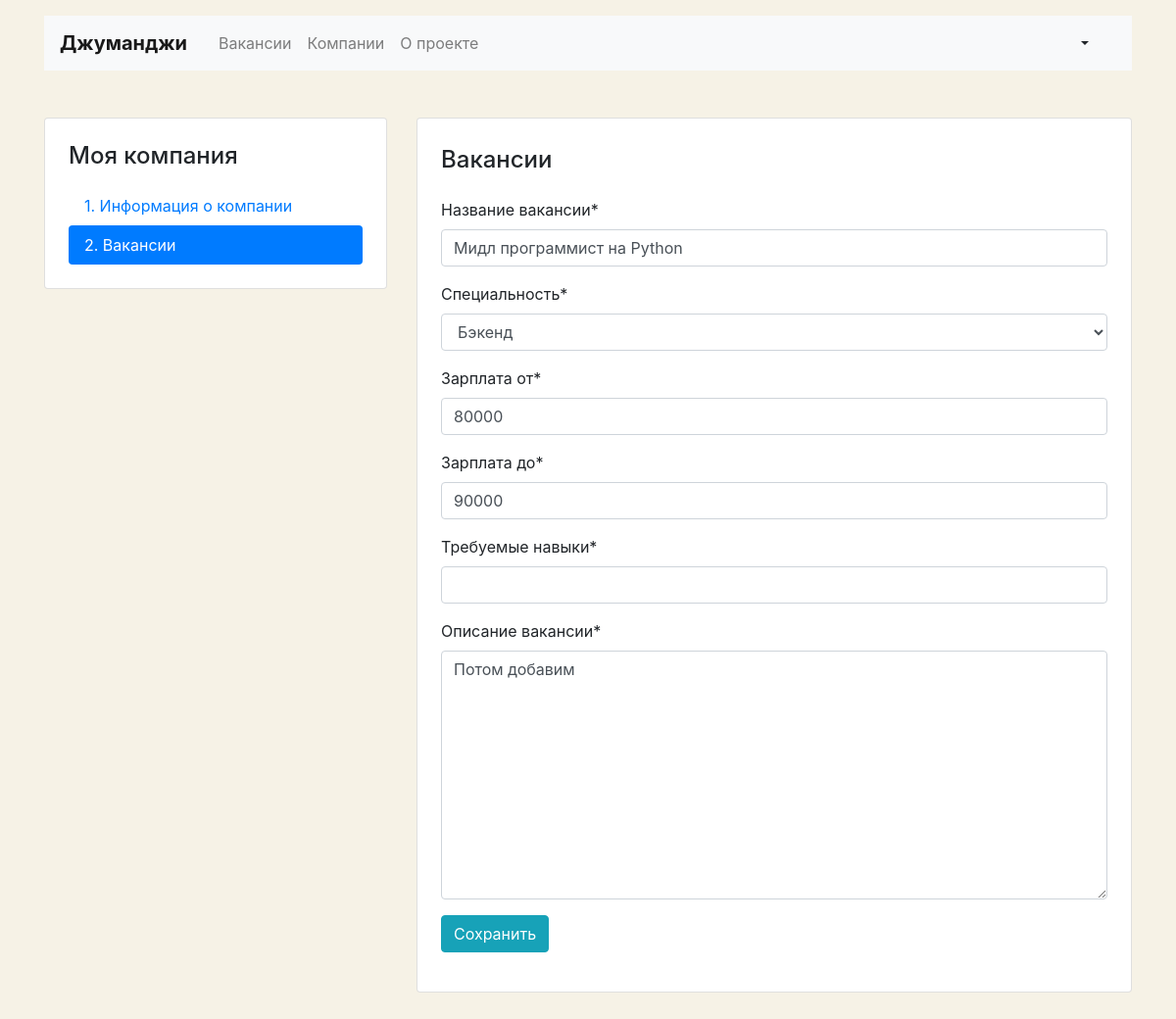
/mycompany/vacancies/4/ (signed in), run on the app's committed database.
### app_vacancy/models.py (models this page shows, shortened)
class Vacancy(models.Model):
    title = models.CharField(max_length=120, verbose_name='Название вакансии')
    specialty = models.ForeignKey(Specialty, on_delete=models.CASCADE, related_name="vacancies",
                                  verbose_name='Специальность')
    company = models.ForeignKey(Company, on_delete=models.CASCADE, related_name="vacancies")
    skills = models.CharField(max_length=120, verbose_name='Требуемые навыки')
    description = models.TextField(verbose_name='Описание вакансии')
    salary_min = models.PositiveIntegerField(verbose_name='Зарплата от')
    salary_max = models.PositiveIntegerField(verbose_name='Зарплата до')
    published_at = models.DateField(default=date.today)

class Specialty(models.Model):
    code = models.CharField(max_length=80, unique=True)
    title = models.CharField(max_length=120)
    picture = models.ImageField(
        upload_to=settings.MEDIA_SPECIALITY_IMAGE_DIR,
        height_field='height_field',
        width_field='width_field'
    )
    height_field = models.PositiveIntegerField(default=0)
    width_field = models.PositiveIntegerField(default=0)

### app_company/views.py (the view, shortened to what this page needs)
# urls.py: path('vacancies/<int:vacancy_id>/', MyVacancyView.as_view(), name='my_vacancy'),
class MyVacancyView(LoginRequiredMixin, View):
    def get(self, request, vacancy_id, *args, **kwargs):
        try:
            company = request.user.company
        except Company.DoesNotExist:
            return redirect('my_company')
        vacancy = get_object_or_404(Vacancy, company=company, id=vacancy_id)
        form = VacancyForm(instance=vacancy)
        applications = Application.objects.filter(vacancy__id=vacancy_id)
        return render(request, 'vacancy_edit.html', context={
            'form': form,
            'applications': applications,
        })

### app_home/forms.py
class VacancyForm(ModelForm):
    class Meta:
        model = Vacancy
        fields = ['title', 'specialty', 'salary_min', 'salary_max', 'skills', 'description']
        field_classes = {
            'specialty': MySpecialtyChoiceField,
        }

### app_home/context_processors.py (called while the page is built)
def my_pages(request):
    if request.path.startswith('/mycompany/vacanc'):
        back = True
        vacancy = True
        company = False
    elif request.path.startswith('/mycompan'):
        back = True
        vacancy = False
        company = True
    elif request.path.startswith('/my'):
        back = True
        vacancy = False
        company = False
    else:
        back = False
        vacancy = False
        company = False
    return {
        'my_page': back,
        'my_company_page': company,
        'my_vacancy_page': vacancy
    }

### app_home/forms.py (called while the page is built)
    def label_from_instance(self, obj):
        return obj.title

### templates/vacancy_edit.html (shortened to what this page needs)
{% extends "base.html" %}
{% block content %}
  <div class="row mt-5">
    {% include 'base_user_menu.html' %}
    <div class="col-12 col-lg-8">
      <div class="card">
        <div class="card-body px-4 pb-4 tab-content">
          <section>
            <h2 class="h4 pt-2 pb-3">Вакансии</h2>
            <form method="post"> {% csrf_token %}
              {% load crispy_forms_tags %}
              {{ form|crispy }}
              <div class="form-group">
                <input type="submit" class="btn btn-info" value="Сохранить">
              </div>
            </form>
          </section>
        </div>
      </div>
    </div>
  </div>
{% endblock content %}

### templates/base.html (style rules this page uses)
body { background-color: #F6F2E6; }

### data on the page
Vacancy: title "Мидл программист на Python", specialty "Бэкенд", salary_min "80000", salary_max "90000", description "Потом добавим"
